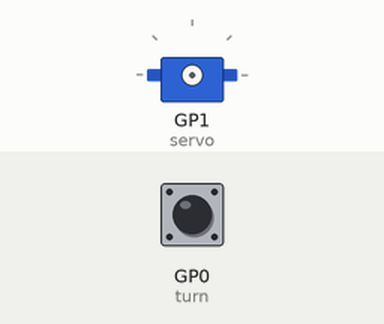
Simulated run of this program. Board: Raspberry Pi Pico running MicroPython. On the bench: servo. Inputs (shaded band) come from the test bench; at power-on: GP0 (turn) LOW. Servo angles are drawn from the pulse width (0.5 ms = 0°, 2.5 ms = 180°); what the program prints to the serial console is not drawn.

Above: at 1.2 s.
1.3 s: GP0 (turn) pulled HIGH for 3.2 s
At 5.2 s:
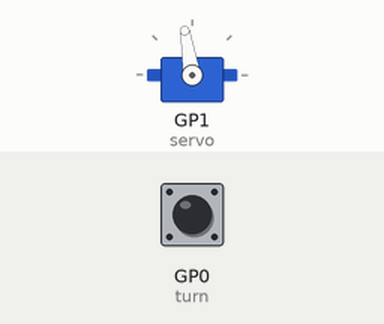
6.0 s: GP0 (turn) pulled HIGH for 3.2 s
10.7 s: GP0 (turn) pulled HIGH for 3.2 s
At 15.1 s:
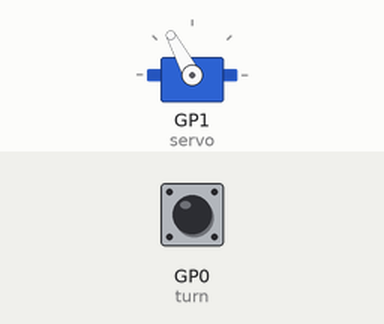
16.9 s: GP0 (turn) pulled HIGH for 1 s
At 18.3 s:
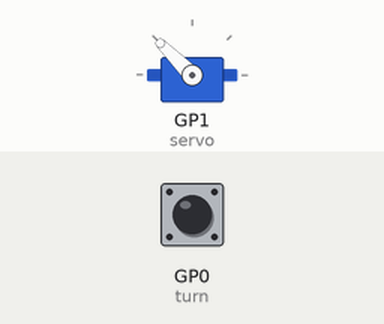
20.9 s: GP0 (turn) pulled HIGH for 3.2 s
30.1 s: GP0 (turn) pulsed HIGH 5 times (0.12 s each, 0.3 s apart)
At 32.6 s:
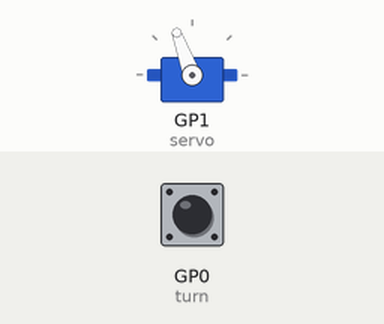
Timing chart, 0 to 34.1 s (numbered marks = the images above; inputs shaded):
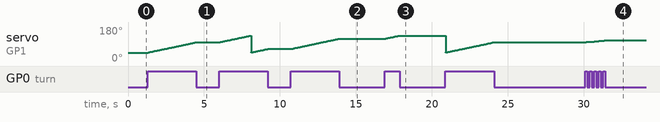

The program:

pwm_demo.py
```python
# Author: Elvis Chino-Islas
# Date: 4/9/2020
# Purpose: RP-RP2 Workshop
# Description:
#   Demonstrate how to use the PWM on the
#   RP-RP2 along with controlling a servo

from utime import sleep_ms
from machine import PWM, Pin
from micropython import const

# The maximum period (50Hz) in nanoseconds
MAX_PERIOD_NS = 20E6

# General function used to calculate the
# current duty cycle on a PWM object
def get_duty(pwm: PWM) -> float:
    global MAX_PERIOD_NS

    # Pulse Width / Period = Duty Cycle
    return pwm.duty_ns()/MAX_PERIOD_NS  # type: ignore

# General function used to set the
# duty cycle on a PWM object.
def set_duty(pwm: PWM, duty: float) -> None:
    ''' Takes in a initalized PWM object and a float (duty) in range (0.0 - 1)'''
    global MAX_PERIOD_NS

    # Duty Cycle * Period = Pulse Width
    pwm.duty_ns(round(duty*MAX_PERIOD_NS))

# Main
if __name__ == '__main__':

    # Declare and initialize GP0 as input and pull it down
    turn = Pin(0, mode=Pin.IN, pull=Pin.PULL_DOWN)

    # Declare and initialize a PWM object @ GP1
    servo = PWM(Pin(1))
    # Sets PWM frequency to 50 Hz
    servo.freq(50)

    # Set the current duty cycle to 5%
    cur_duty = 0.05
    # Increment 0.001%
    ## this insures a clean transition
    incr = 0.0001

    while True:

        ## if turn is set to high
        if turn.value():
            #increments the duty cycle by incr
            cur_duty = cur_duty + incr

            # set the PWM duty cycle
            set_duty(servo, cur_duty)

        # if duty cycle is greater of equal to 1
        if get_duty(servo) >= 0.1:

            # reset duty cycle to 5%
            cur_duty = 0.05

            # set the PWM duty cycle
            set_duty(servo, 0)

        # calculates pulse width (ms)
        pulse_width_ms = servo.duty_ns()/1E6 # type: ignore
        # calculates duty cycle (%)
        duty_cycle_per = (servo.duty_ns()/MAX_PERIOD_NS)*100 # type: ignore

        #Prints the current duty cycle (%) and pulse width (ms)
        print('Servo Duty Cycle: {:.5f}% = {:.5f}ms'.format(duty_cycle_per, pulse_width_ms), end='\r')  # type: ignore

        # CPU waits for 10 ms till next iteration
        ## this allows the servo to get into position
        sleep_ms(10)
```

Measured:
- after the input at 1.3 s, servo on GP1 (servo): moves from 45° to 99° over 3.1 s, starting at once
- after the input at 10.7 s, servo on GP1 (servo): moves from 64° to 118° over 3.1 s, starting after 0.05 s
- after the input at 16.9 s, servo on GP1 (servo): moves from 118° to 135° over 0.94 s, starting at once
- after the input at 30.1 s, servo on GP1 (servo): moves from 99° to 110° over 1.3 s, starting at once
